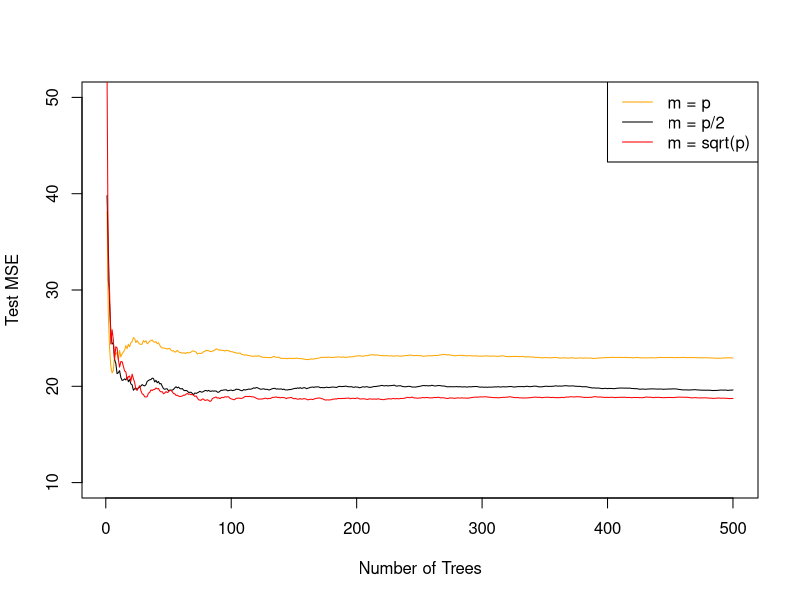

Write the R code that produced this figure.
rm(list=ls())
library(MASS)
library(randomForest)
data("Boston")

set.seed(1)
train <- sample(1:nrow(Boston), nrow(Boston) / 2)
X.train <- Boston[train, -14] # medv = y-variable in column 14
X.test <- Boston[-train, -14]
Y.train <- Boston[train, 14]
Y.test <- Boston[-train, 14]


rf.boston1 <- randomForest(X.train, Y.train, X.test, Y.test, mtry = 12, ntree = 500)
rf.boston2 <- randomForest(X.train, Y.train, X.test, Y.test, mtry = 6, ntree = 500)
rf.boston3 <- randomForest(X.train, Y.train, X.test, Y.test, mtry = sqrt(12), ntree = 500)
plot(1:500, rf.boston1$test$mse, col = "orange", type = "l", xlab = "Number of Trees", ylab = "Test MSE", ylim = c(10, 50))
lines(1:500, rf.boston2$test$mse, col = "black", type = "l")
lines(1:500, rf.boston3$test$mse, col = "red", type = "l")
legend("topright", c("m = p", "m = p/2", "m = sqrt(p)"), col = c("orange", "black", "red"), cex = 1, lty = 1)

# The MSE decreases as the number of trees increase and the test MSE stabilizes over time
# MSE is higher when all predictors are included compared to only half of the predictors or even less
# The minimum test MSE is observed when the square root of the number of predictors is used